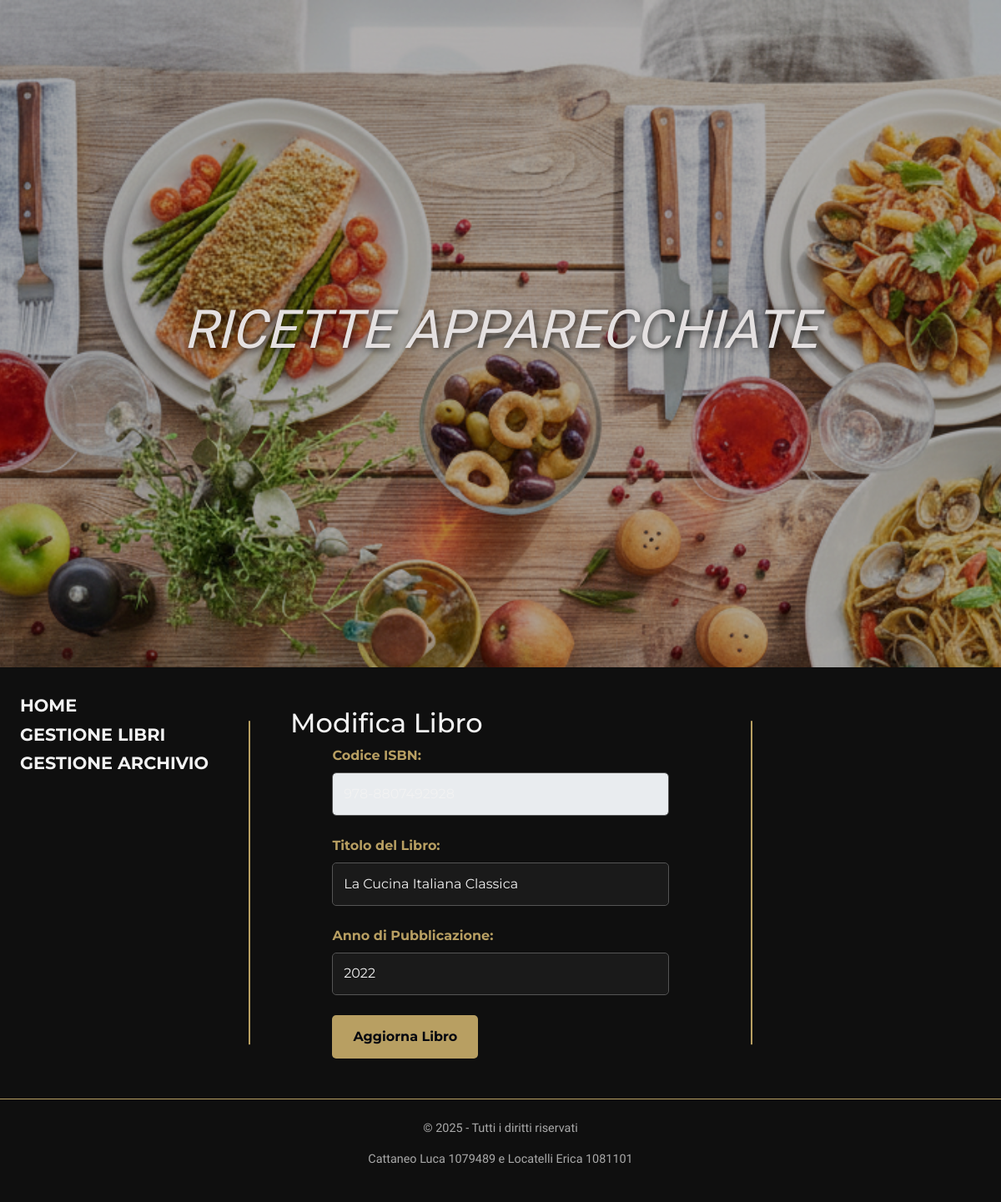
Page /libri/modifica/978-8807492928/ on the committed database.
### ricette/models.py (models this page shows, shortened)
class Libro(models.Model):
    codISBN = models.CharField(max_length=13, unique=True, primary_key=True)
    titolo = models.CharField(max_length=200)
    anno = models.IntegerField()

### ricette/views.py (the view)
# urls.py: path('libri/modifica/<str:codISBN>/', views.modifica_libro_view, name='modifica-libro'),
def modifica_libro_view(request, codISBN):
    libro = get_object_or_404(Libro, pk=codISBN) # Trova il libro o restituisce errore 404
    if request.method == 'POST':
        form = LibroForm(request.POST, instance=libro) # Popola il form con i dati inviati e l'istanza esistente
        if form.is_valid():
            form.save()
            messages.success(request, f'Il libro "{libro.titolo}" è stato aggiornato con successo!')
            return redirect('elenco-libri') # Torna all'elenco dopo aver salvato
    else:
        form = LibroForm(instance=libro) # Mostra il form pre-compilato con i dati del libro
    context = {
        'form': form,
        'libro': libro
    }
    return render(request, 'ricette/modifica_libro.html', context)

### ricette/forms.py (shortened to what this page needs)
class LibroForm(forms.ModelForm):
    class Meta:
        model = Libro
        fields = ['codISBN', 'titolo', 'anno']
        labels = {
            'codISBN': 'Codice ISBN',
            'titolo': 'Titolo del Libro',
            'anno': 'Anno di Pubblicazione',
        }
        widgets = {
            'codISBN': forms.TextInput(attrs={'required': True, 'class': 'form-control'}),
            'titolo': forms.TextInput(attrs={'required': True, 'class': 'form-control'}),
            'anno': forms.NumberInput(attrs={'required': True, 'min': 1000, 'max': 2099, 'class': 'form-control'}),
        }
    def __init__(self, *args, **kwargs):
        super().__init__(*args, **kwargs)
        if self.instance and self.instance.pk:
            self.fields['codISBN'].disabled = True

### ricette/templates/ricette/modifica_libro.html (shortened to what this page needs)
{% extends 'ricette/base.html' %}
{% block content %}
    <h2>Modifica Libro</h2>
    <form method="POST" class="form-crud">
        {% for field in form %}
            <div class="form-group">
                {{ field.label_tag }}
                {{ field }}
            </div>
        {% endfor %}
        <button type="submit" class="button-primary">Aggiorna Libro</button>
    </form>
{% endblock %}

### ricette/static/ricette/css/style.css (style rules this page uses)
* { box-sizing: border-box; margin: 0; padding: 0; }
body { background-color: #0f0f0f; color: #f2f2f2; font-family: 'Montserrat', sans-serif; }
.form-crud { max-width: 80%; margin: 0 auto; }
.form-group { margin-bottom: 1.5rem; }
.form-group label { display: block; margin-bottom: 0.5rem; font-weight: bold; color: #b89f62; }
.form-group input, .form-group select { width: 100%; padding: 0.8rem; border-radius: 5px; border: 1px solid #555; background-color: #1a1a1a; color: #f2f2f2; font-size: 1rem; }
.button-primary, .button-secondary, .button-edit, .button-delete { display: inline-block; padding: 0.8rem 1.5rem; border: 1px solid transparent; border-radius: 5px; font-weight: bold; text-align: center; text-decoration: none; cursor: pointer; font-size: 1rem; transition: all 0.2s ease-in-out; }
.button-primary { background-color: #b89f62; color: #05080f; }

### rows in the picture
Libro: form "978-8807492928" "La Cucina Italiana Classica" "2022"

### other values in the picture
{{ field.label_tag }} "Codice ISBN:" "Titolo del Libro:" "Anno di Pubblicazione:"
